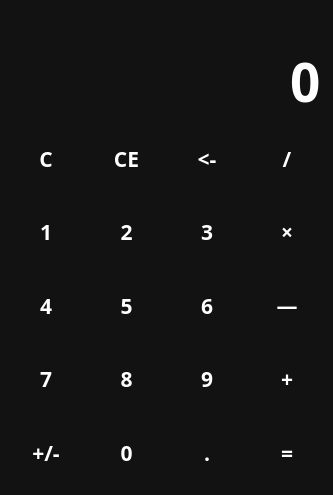
<?xml version="1.0" encoding="UTF-8"?>
<ui version="4.0">
 <class>MainWindow</class>
 <widget class="QMainWindow" name="MainWindow">
  <property name="geometry">
   <rect>
    <x>0</x>
    <y>0</y>
    <width>333</width>
    <height>495</height>
   </rect>
  </property>
  <property name="windowTitle">
   <string>Calculator</string>
  </property>
  <property name="styleSheet">
   <string notr="true">QWidget {
	color: white;
	background-color: #121212;
	font-family: Rubik;
	font-size: 16pt;
	font-weight: 600;
}

QPushButton {
	background-color: transparent;
	border: none;
}

QPushButton:hover {
	background-color: #666;
}

QPushButton:pressed {
	background-color: #888;
}</string>
  </property>
  <widget class="QWidget" name="centralwidget">
   <layout class="QVBoxLayout" name="verticalLayout">
    <item>
     <widget class="QLabel" name="lbl_temp">
      <property name="sizePolicy">
       <sizepolicy hsizetype="Preferred" vsizetype="Maximum">
        <horstretch>0</horstretch>
        <verstretch>0</verstretch>
       </sizepolicy>
      </property>
      <property name="styleSheet">
       <string notr="true">color: #888;</string>
      </property>
      <property name="text">
       <string/>
      </property>
      <property name="alignment">
       <set>Qt::AlignRight|Qt::AlignTrailing|Qt::AlignVCenter</set>
      </property>
     </widget>
    </item>
    <item>
     <widget class="QLineEdit" name="le_entry">
      <property name="sizePolicy">
       <sizepolicy hsizetype="Expanding" vsizetype="Maximum">
        <horstretch>0</horstretch>
        <verstretch>0</verstretch>
       </sizepolicy>
      </property>
      <property name="styleSheet">
       <string notr="true">font-size: 40pt;
border: none;</string>
      </property>
      <property name="text">
       <string>0</string>
      </property>
      <property name="maxLength">
       <number>10</number>
      </property>
      <property name="alignment">
       <set>Qt::AlignRight|Qt::AlignTrailing|Qt::AlignVCenter</set>
      </property>
      <property name="readOnly">
       <bool>true</bool>
      </property>
     </widget>
    </item>
    <item>
     <layout class="QGridLayout" name="ButtonsLayout">
      <item row="1" column="2">
       <widget class="QPushButton" name="btn_3">
        <property name="sizePolicy">
         <sizepolicy hsizetype="Minimum" vsizetype="Expanding">
          <horstretch>0</horstretch>
          <verstretch>0</verstretch>
         </sizepolicy>
        </property>
        <property name="text">
         <string>3</string>
        </property>
        <property name="shortcut">
         <string>3</string>
        </property>
       </widget>
      </item>
      <item row="2" column="1">
       <widget class="QPushButton" name="btn_5">
        <property name="sizePolicy">
         <sizepolicy hsizetype="Minimum" vsizetype="Expanding">
          <horstretch>0</horstretch>
          <verstretch>0</verstretch>
         </sizepolicy>
        </property>
        <property name="text">
         <string>5</string>
        </property>
        <property name="shortcut">
         <string>5</string>
        </property>
       </widget>
      </item>
      <item row="2" column="0">
       <widget class="QPushButton" name="btn_4">
        <property name="sizePolicy">
         <sizepolicy hsizetype="Minimum" vsizetype="Expanding">
          <horstretch>0</horstretch>
          <verstretch>0</verstretch>
         </sizepolicy>
        </property>
        <property name="text">
         <string>4</string>
        </property>
        <property name="shortcut">
         <string>4</string>
        </property>
       </widget>
      </item>
      <item row="2" column="3">
       <widget class="QPushButton" name="btn_min">
        <property name="sizePolicy">
         <sizepolicy hsizetype="Minimum" vsizetype="Expanding">
          <horstretch>0</horstretch>
          <verstretch>0</verstretch>
         </sizepolicy>
        </property>
        <property name="text">
         <string>—</string>
        </property>
       </widget>
      </item>
      <item row="0" column="0">
       <widget class="QPushButton" name="btn_clear">
        <property name="sizePolicy">
         <sizepolicy hsizetype="Minimum" vsizetype="Expanding">
          <horstretch>0</horstretch>
          <verstretch>0</verstretch>
         </sizepolicy>
        </property>
        <property name="text">
         <string>C</string>
        </property>
        <property name="shortcut">
         <string>C</string>
        </property>
       </widget>
      </item>
      <item row="1" column="3">
       <widget class="QPushButton" name="btn_x">
        <property name="sizePolicy">
         <sizepolicy hsizetype="Minimum" vsizetype="Expanding">
          <horstretch>0</horstretch>
          <verstretch>0</verstretch>
         </sizepolicy>
        </property>
        <property name="text">
         <string>×</string>
        </property>
        <property name="shortcut">
         <string>*</string>
        </property>
       </widget>
      </item>
      <item row="0" column="3">
       <widget class="QPushButton" name="btn_del">
        <property name="sizePolicy">
         <sizepolicy hsizetype="Minimum" vsizetype="Expanding">
          <horstretch>0</horstretch>
          <verstretch>0</verstretch>
         </sizepolicy>
        </property>
        <property name="text">
         <string>/</string>
        </property>
        <property name="shortcut">
         <string>/</string>
        </property>
       </widget>
      </item>
      <item row="0" column="1">
       <widget class="QPushButton" name="btn_CE">
        <property name="sizePolicy">
         <sizepolicy hsizetype="Minimum" vsizetype="Expanding">
          <horstretch>0</horstretch>
          <verstretch>0</verstretch>
         </sizepolicy>
        </property>
        <property name="text">
         <string>CE</string>
        </property>
       </widget>
      </item>
      <item row="3" column="1">
       <widget class="QPushButton" name="btn_8">
        <property name="sizePolicy">
         <sizepolicy hsizetype="Minimum" vsizetype="Expanding">
          <horstretch>0</horstretch>
          <verstretch>0</verstretch>
         </sizepolicy>
        </property>
        <property name="text">
         <string>8</string>
        </property>
        <property name="shortcut">
         <string>8</string>
        </property>
       </widget>
      </item>
      <item row="5" column="0">
       <widget class="QPushButton" name="btn_rev">
        <property name="sizePolicy">
         <sizepolicy hsizetype="Minimum" vsizetype="Expanding">
          <horstretch>0</horstretch>
          <verstretch>0</verstretch>
         </sizepolicy>
        </property>
        <property name="text">
         <string>+/-</string>
        </property>
       </widget>
      </item>
      <item row="3" column="2">
       <widget class="QPushButton" name="btn_9">
        <property name="sizePolicy">
         <sizepolicy hsizetype="Minimum" vsizetype="Expanding">
          <horstretch>0</horstretch>
          <verstretch>0</verstretch>
         </sizepolicy>
        </property>
        <property name="text">
         <string>9</string>
        </property>
        <property name="shortcut">
         <string>9</string>
        </property>
       </widget>
      </item>
      <item row="1" column="1">
       <widget class="QPushButton" name="btn_2">
        <property name="sizePolicy">
         <sizepolicy hsizetype="Minimum" vsizetype="Expanding">
          <horstretch>0</horstretch>
          <verstretch>0</verstretch>
         </sizepolicy>
        </property>
        <property name="text">
         <string>2</string>
        </property>
        <property name="shortcut">
         <string>2</string>
        </property>
       </widget>
      </item>
      <item row="0" column="2">
       <widget class="QPushButton" name="btn_back">
        <property name="sizePolicy">
         <sizepolicy hsizetype="Minimum" vsizetype="Expanding">
          <horstretch>0</horstretch>
          <verstretch>0</verstretch>
         </sizepolicy>
        </property>
        <property name="text">
         <string>&lt;-</string>
        </property>
        <property name="shortcut">
         <string>Backspace</string>
        </property>
       </widget>
      </item>
      <item row="2" column="2">
       <widget class="QPushButton" name="btn_6">
        <property name="sizePolicy">
         <sizepolicy hsizetype="Minimum" vsizetype="Expanding">
          <horstretch>0</horstretch>
          <verstretch>0</verstretch>
         </sizepolicy>
        </property>
        <property name="text">
         <string>6</string>
        </property>
       </widget>
      </item>
      <item row="1" column="0">
       <widget class="QPushButton" name="btn_1">
        <property name="sizePolicy">
         <sizepolicy hsizetype="Minimum" vsizetype="Expanding">
          <horstretch>0</horstretch>
          <verstretch>0</verstretch>
         </sizepolicy>
        </property>
        <property name="text">
         <string>1</string>
        </property>
        <property name="shortcut">
         <string>1</string>
        </property>
       </widget>
      </item>
      <item row="3" column="3">
       <widget class="QPushButton" name="btn_plus">
        <property name="sizePolicy">
         <sizepolicy hsizetype="Minimum" vsizetype="Expanding">
          <horstretch>0</horstretch>
          <verstretch>0</verstretch>
         </sizepolicy>
        </property>
        <property name="text">
         <string>+</string>
        </property>
        <property name="shortcut">
         <string>+</string>
        </property>
       </widget>
      </item>
      <item row="5" column="1">
       <widget class="QPushButton" name="btn_0">
        <property name="sizePolicy">
         <sizepolicy hsizetype="Minimum" vsizetype="Expanding">
          <horstretch>0</horstretch>
          <verstretch>0</verstretch>
         </sizepolicy>
        </property>
        <property name="text">
         <string>0</string>
        </property>
        <property name="shortcut">
         <string>0</string>
        </property>
       </widget>
      </item>
      <item row="5" column="2">
       <widget class="QPushButton" name="btn_point">
        <property name="sizePolicy">
         <sizepolicy hsizetype="Minimum" vsizetype="Expanding">
          <horstretch>0</horstretch>
          <verstretch>0</verstretch>
         </sizepolicy>
        </property>
        <property name="text">
         <string>.</string>
        </property>
        <property name="shortcut">
         <string>.</string>
        </property>
       </widget>
      </item>
      <item row="5" column="3">
       <widget class="QPushButton" name="btn_ravno">
        <property name="sizePolicy">
         <sizepolicy hsizetype="Minimum" vsizetype="Expanding">
          <horstretch>0</horstretch>
          <verstretch>0</verstretch>
         </sizepolicy>
        </property>
        <property name="text">
         <string>=</string>
        </property>
        <property name="shortcut">
         <string>=</string>
        </property>
       </widget>
      </item>
      <item row="3" column="0">
       <widget class="QPushButton" name="btn_7">
        <property name="sizePolicy">
         <sizepolicy hsizetype="Minimum" vsizetype="Expanding">
          <horstretch>0</horstretch>
          <verstretch>0</verstretch>
         </sizepolicy>
        </property>
        <property name="text">
         <string>7</string>
        </property>
        <property name="shortcut">
         <string>7</string>
        </property>
       </widget>
      </item>
     </layout>
    </item>
   </layout>
  </widget>
 </widget>
 <resources/>
 <connections/>
</ui>
